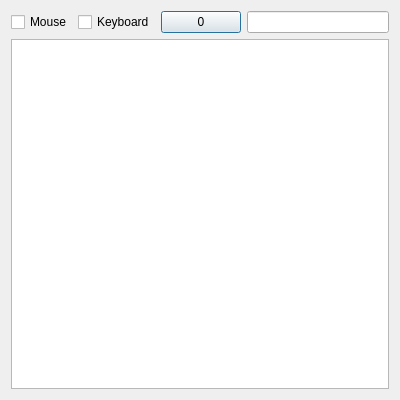
<?xml version="1.0" encoding="UTF-8"?>
<ui version="4.0">
 <class>Dialog</class>
 <widget class="QDialog" name="Dialog">
  <property name="geometry">
   <rect>
    <x>0</x>
    <y>0</y>
    <width>400</width>
    <height>400</height>
   </rect>
  </property>
  <property name="windowTitle">
   <string>Dialog</string>
  </property>
  <layout class="QGridLayout" name="gridLayout">
   <item row="0" column="0">
    <widget class="QCheckBox" name="checkBox">
     <property name="text">
      <string>Mouse</string>
     </property>
    </widget>
   </item>
   <item row="0" column="1">
    <widget class="QCheckBox" name="checkBox_2">
     <property name="text">
      <string>Keyboard</string>
     </property>
    </widget>
   </item>
   <item row="0" column="2">
    <widget class="QPushButton" name="pushButton">
     <property name="text">
      <string>0</string>
     </property>
    </widget>
   </item>
   <item row="0" column="3">
    <widget class="QLineEdit" name="lineEdit"/>
   </item>
   <item row="1" column="0" colspan="4">
    <widget class="QListWidget" name="listWidget">
     <property name="autoScroll">
      <bool>true</bool>
     </property>
     <property name="layoutMode">
      <enum>QListView::Batched</enum>
     </property>
     <property name="currentRow">
      <number>-1</number>
     </property>
    </widget>
   </item>
  </layout>
 </widget>
 <layoutdefault spacing="6" margin="11"/>
 <resources/>
 <connections/>
</ui>
